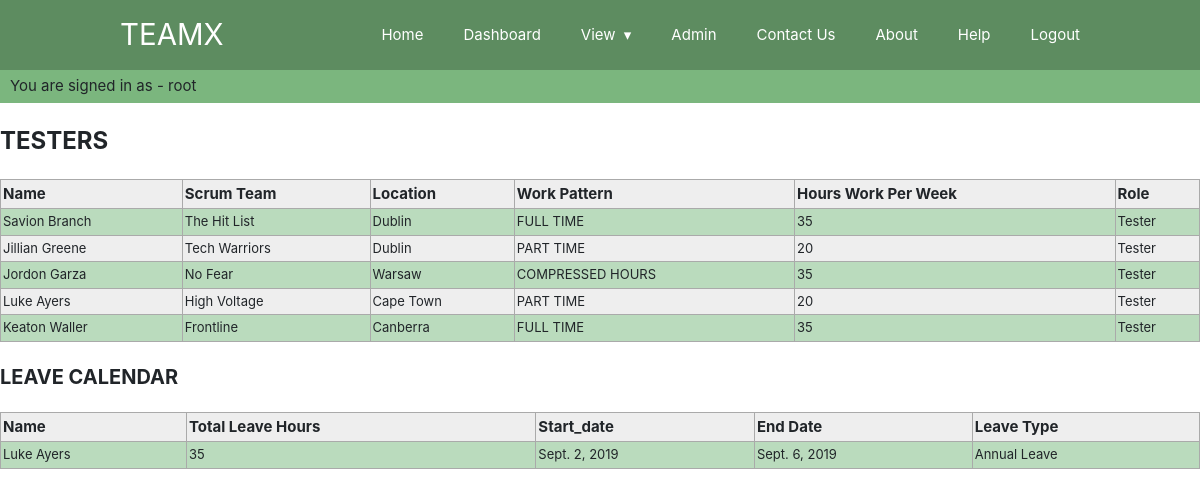
Screenshot of /all_testers/ (signed in) with the database file from the repository.
### TeamXapp/models.py (models this page shows, shortened)
class AllMembers(models.Model):
    IN_TEAM_CHOICES = [('YES', 'Yes') , ('NO', 'No')]
    WORK_PATTERN_CHOICES = [('FULL TIME' , 'Full time') , ('PART TIME', 'Part time') , ('COMPRESSED HOURS', 'Compressed hours')]
    first_name = models.CharField(max_length=30, verbose_name="First name")
    second_name = models.CharField(max_length=30, verbose_name="Second name")
    work_pattern = models.CharField(choices=WORK_PATTERN_CHOICES, max_length=16, default='FULL TIME', null=True, blank=True)
    hours_per_week = models.IntegerField(verbose_name="Hours Per Week" , default=35)
    email = models.EmailField(null=True,blank=True)
    scrum_team_name = models.ForeignKey("ScrumTeam", on_delete=models.PROTECT, verbose_name="Scrum teams", null=True, blank=True)
    scrum_team_roles = models.ForeignKey("ScrumTeamRole", on_delete=models.DO_NOTHING, verbose_name="Roles", null=True, blank=True)
    myskill = models.ManyToManyField('Skills', blank=True, verbose_name="Skills")
    avatar = models.ImageField(null=True, blank=True)
    location = models.ForeignKey("location",on_delete=models.PROTECT, verbose_name="Location", null=True, blank=True)
    def __str__ (self):
        return self.first_name + ' ' +  self.second_name
    class Meta:
        verbose_name = "Team Member"
        verbose_name_plural = "Team Members"

class ScrumTeam(models.Model):
    team_name = models.CharField(max_length=30, verbose_name="Scrum Team Name", null=True, blank=True)
    team_type = models.ForeignKey("ScrumTeamType", on_delete=models.PROTECT, null=True, blank=True, verbose_name="Team Type")
    current_focus = models.TextField(blank=True, null=True, verbose_name="Current Focus")
    scrum_master = models.ForeignKey("AllMembers", on_delete=models.DO_NOTHING, null=True, blank=True, verbose_name="Scrum Master")
    team_status = models.ForeignKey("ScrumTeamStatus", on_delete=models.DO_NOTHING, null=True, blank=True, verbose_name="Team Status")
    domain = models.ForeignKey('Domain', null=True, blank=True, on_delete=models.DO_NOTHING, verbose_name="Domain")
    def __str__ (self):
        return self.team_name
    class Meta:
        verbose_name = 'Scrum Team'
        verbose_name_plural = 'Scrum Teams'

class location(models.Model):
    location_name = models.CharField(max_length=50, verbose_name="Location")
    country = models.CharField(max_length=100, verbose_name="Country")
    class Meta:
        verbose_name = ("Location")
        verbose_name_plural = ("Locations")
    def __str__(self):
        return self.location_name

class ScrumTeamRole(models.Model):
    name = models.CharField(max_length=30, verbose_name="Scrum Team Role:")
    job_role_group = models.ForeignKey("JobRoleGroup", null=True, blank=True, on_delete=models.DO_NOTHING)
    description = models.TextField(blank=True, null=True, verbose_name="Description")
    def __str__(self):
        return self.name
    class Meta:
        verbose_name = 'Job Role'
        verbose_name_plural = 'Job Roles'

class LeaveCalendar(models.Model):
    team_member = models.ForeignKey("AllMembers", on_delete=models.DO_NOTHING)
    start_date = models.DateField()
    end_date = models.DateField()
    total_hours = models.IntegerField()
    leave_type = models.ForeignKey("LeaveStatus", on_delete=models.DO_NOTHING, null=True, blank=True)
    note = models.TextField(blank=True, null=True, verbose_name="Leave Note")

class LeaveStatus(models.Model):
    leave_status = models.CharField(max_length=31, null=True, blank=True)
    description = models.TextField(blank=True, null=True, verbose_name="Description")
    def __str__(self):
        return self.leave_status
    class Meta:
        verbose_name = 'Leave Type'
        verbose_name_plural = 'Leave Type'

### TeamXapp/views.py (the view)
# urls.py: path('all_testers/' , all_testers     , name ='all_testers'),
def all_testers(request, *args, **kwargs):
    people_stuff = AllMembers.objects.filter(scrum_team_roles=11)
    leave_stuff = LeaveCalendar.objects.all()
    context = {"all_people" : people_stuff,
               "all_leave"  : leave_stuff}
    target_page = './html/all_testers.html'
    return render(request,  target_page , context)

### templates/html/all_testers.html (shortened to what this page needs)
{% extends "base.html" %}
{% block content %}
<div class="ScrumTeam">TESTERS</div>
    <table class="blueTable">
        <tr>
            <th class="">Name</th>
            <th class="">Scrum Team</th>
            <th class="">Location</th>
            <th class="">Work Pattern</th>
            <th class="">Hours Work Per Week</th>
            <th class="">Role</th>
        </tr>
        {% for people in all_people %}
            <tr>
                <td class="">{{people.first_name}} {{people.second_name}}</td>
                <td class="">{{people.scrum_team_name}}</td>
                <td class="">{{people.location}}</td>
                <td class="">{{people.work_pattern}}</td>
                <td class="">{{people.hours_per_week}}</td>
                <td class="">{{people.scrum_team_roles}}</td>
            </tr>
        {% endfor %}
    </table>
<div class="TeamMembers">LEAVE CALENDAR</div>
   <table class="blueTable">
        <tr>
            <th class="">Name</th>
            <th class="">Total Leave Hours</th>
            <th class="">Start_date</th>
            <th class="">End Date</th>
            <th class="">Leave Type</th>
        </tr>
        {% for people in all_people %}
            {% for leave in all_leave %}
                {% if leave.team_member.id ==  people.id %}
                    <tr>
                        <td class="">{{leave.team_member}}</td>
                        <td class="">{{leave.total_hours}}</td>
                        <td class="">{{leave.start_date}}</td>
                        <td class="">{{leave.end_date}}</td>
                        <td class="">{{leave.leave_type}}</td>
                    </tr>
                {% endif %}
            {% endfor %}
        {% endfor %}
{% endblock%}

### templates/html/navbar.html (shortened to what this page needs)
<div>
<section class="user_bar">
{% if user.is_authenticated %}
  You are signed in as - {{ user.username }}
{% endif %}
</section>
</div>
<section class="navigation fixed-top">
    <div class="nav-container">
        <div class="brand">
            <a href="/">TeamX</a>
        </div>
        <nav class=>
            <ul class="nav-list">
            <li>
                <a href="/">Home</a>
            </li>
			<li>
                <a href="{% url 'dashboard' %}">Dashboard</a>
            </li>
            <li>
                <a href="#!">View</a>
            </li>
			<li>
                <a href="{% url 'admin:index' %}">Admin</a>
            </li>
            <li>
                <a href="{% url 'contact' %}">Contact Us</a>
            </li>
			<li>
                <a href="{% url 'about' %}">About</a>
            </li>
            <li>
                <a href="{% url 'help' %}">Help</a>
            </li>
            <li>
                <a href="{% url 'logout' %}">Logout</a>
            </li>
            </ul>
        </nav>
    </div>
</section>

### static/css/w3.css (style rules this page uses)
*,*:before,*:after { box-sizing:inherit }
html { -ms-text-size-adjust:100%;-webkit-text-size-adjust:100% }
body { margin:0 }
article,aside,details,figcaption,figure,footer,header,main,menu,nav,section,summary { display:block }
a { background-color:transparent;-webkit-text-decoration-skip:objects }
html,body { font-family:Verdana,sans-serif;font-size:15px;line-height:1.5 }
html { overflow-x:hidden }
a { color:inherit }

### static/css/style.css (style rules this page uses)
a { color: black; text-decoration: none; }
html { scroll-behavior: smooth; }
body, html { height: 100% }

### templates/html/navbar.html (style rules this page uses)
.navigation { height: 70px !important; background: #5D8C60 !important; }
.brand { position: absolute; padding-left: 20px; float: left; line-height: 70px; text-transform: uppercase; font-size: 1.4em !important; }
.brand a, .brand a:visited { color: #fff; text-decoration: none; font-size: 1.4em !important; }
.nav-container { max-width: 1000px; margin: 0 auto; }
nav { float: right; }
nav ul { list-style: none; margin: 0; padding: 0; }
nav ul li { float: left; position: relative; }
nav ul li a, nav ul li a:visited { display: block; padding: 0 20px; line-height: 70px; background: #5D8C60; color: #fff; text-decoration: none; }
nav ul li a:not(:only-child):after, nav ul li a:visited:not(:only-child):after { padding-left: 4px; content: ' ▾'; }
@media screen and (min-width: 799px) { .nav-list { display: block !important; } }
.user_bar { background-color: #7bb67e; color: dark-grey; width: 100%; height: auto; padding-top: 5px; padding-bottom: 5px; padding-left: 10px; border-width: 1px; }

### templates/base.html (style rules this page uses)
body { padding: 70px 0px 0px 0px; }

### templates/html/all_testers.html (style rules this page uses)
.ScrumTeam { font-size: 24px; font-weight: bold; margin-top: 20px; margin-bottom: 20px; }
.TeamMembers { font-size: 20px; font-weight: bold; margin-top: 20px; margin-bottom: 20px; }
table.blueTable { border: 1px solid #1C6EA4; background-color: #EEEEEE; width: 100%; text-align: left; border-collapse: collapse; }
table.blueTable td, table.blueTable th { border: 1px solid #AAAAAA; padding: 3px 2px; }
table.blueTable tbody td { font-size: 13px; }
table.blueTable tr:nth-child(even) { background: #badbbd; }

### rows the page displays
AllMembers: first_name "Savion", second_name "Branch", scrum_team_name "The Hit List", location "Dublin", work_pattern "FULL TIME", hours_per_week "35", scrum_team_roles "Tester"
AllMembers: first_name "Jillian", second_name "Greene", scrum_team_name "Tech Warriors", location "Dublin", work_pattern "PART TIME", hours_per_week "20", scrum_team_roles "Tester"
AllMembers: first_name "Jordon", second_name "Garza", scrum_team_name "No Fear", location "Warsaw", work_pattern "COMPRESSED HOURS", hours_per_week "35", scrum_team_roles "Tester"
AllMembers: first_name "Luke", second_name "Ayers", scrum_team_name "High Voltage", location "Cape Town", work_pattern "PART TIME", hours_per_week "20", scrum_team_roles "Tester"
AllMembers: first_name "Keaton", second_name "Waller", scrum_team_name "Frontline", location "Canberra", work_pattern "FULL TIME", hours_per_week "35", scrum_team_roles "Tester"
LeaveCalendar: team_member "Luke Ayers", total_hours "35", start_date "Sept. 2, 2019", end_date "Sept. 6, 2019", leave_type "Annual Leave"

### other values shown
{{ user.username }} "root"
